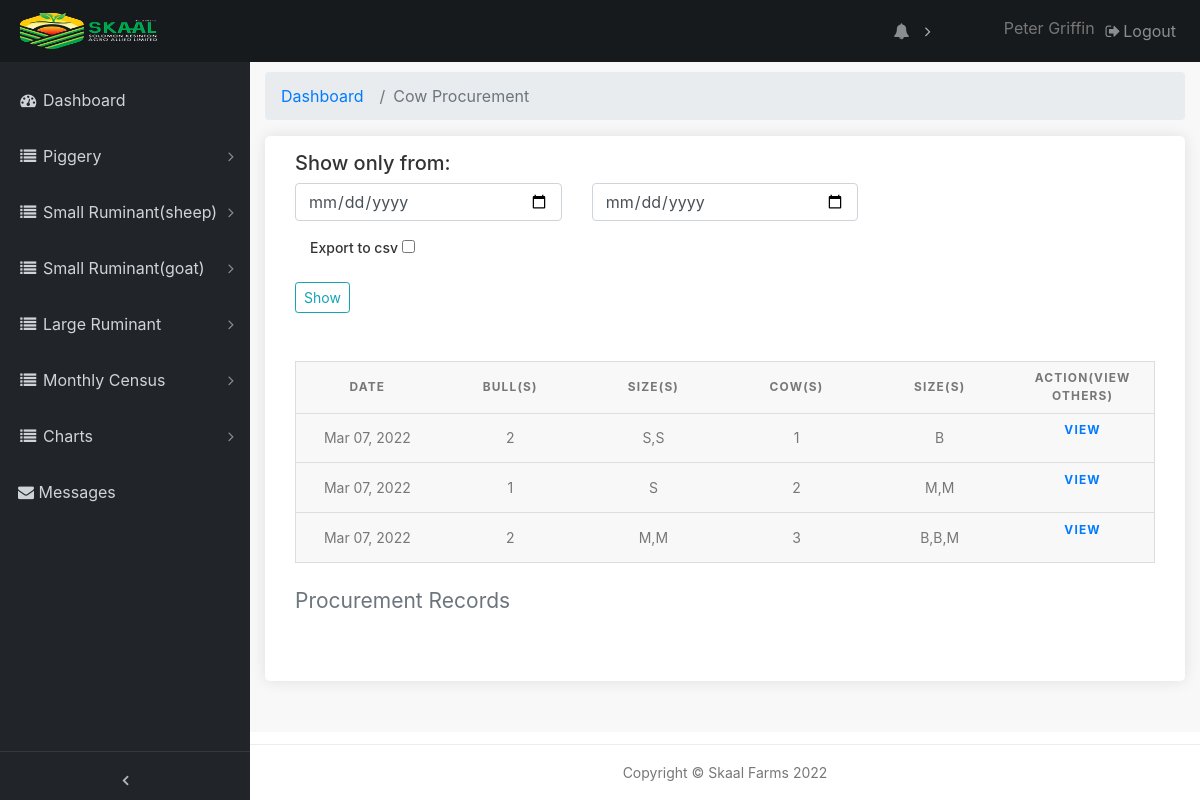
The page /pages/cow-procurement-records (signed in) on the database its author committed.
### farmrecord/models.py (models this page shows, shortened)
class CowProcurement(models.Model):
    date = models.DateTimeField(default=timezone.now)
    cow_num = models.IntegerField(verbose_name='Cow(s)', default=0)
    size = models.CharField(max_length=100, verbose_name='Size(s)', blank=True, null=True)
    bull_num = models.IntegerField(verbose_name='Bull(s)', default=0)
    size1 = models.CharField(max_length=100, verbose_name='Size(s)',null=True, blank=True)
    section = models.ForeignKey(Section, verbose_name='Section', related_name='category16', null=True, on_delete=models.CASCADE)
    export_to_CSV = models.BooleanField(default=False)

### farmrecord/views.py (the view)
# urls.py: path('cow-procurement-records', views.cow_procrec, name='cow_procrec'),
@login_required(login_url='/admin-page/login')
def cow_procrec(request):
    cow_prec = CowProcurement.objects.order_by('-date')
    query_form = CowprocFilter()
    paginated_filtercp = Paginator(cow_prec, 10)
    page_number = request.GET.get('page')
    cp_page_obj = paginated_filtercp.get_page(page_number)
    context = {
        'cp_page_obj': cow_prec,
        'q'    : query_form
    }
    context['cm_page_obj'] = cp_page_obj
    return render(request, 'cowprocrec.html', context)

### farmrecord/forms.py
class CowprocFilter(forms.ModelForm):
    date = forms.DateField(widget=forms.HiddenInput(), required=False)
    start_date = forms.DateField(
        widget=forms.TextInput(attrs={'class': 'form-control', 'type' : 'date', 'placeholder': 'From'}))
    end_date = forms.DateField(
        widget=forms.TextInput(attrs={'class': 'form-control', 'type' : 'date', 'placeholder': 'To'}))
    export_to_CSV = forms.BooleanField(required=False, label="Export to CSV")
    class Meta:
        model = CowProcurement
        fields =('date','export_to_CSV')

### templates/cowprocrec.html (shortened to what this page needs)
{% extends 'base.html' %}
{% load static %}
{% block content %}
  <div class="content-wrapper">
    <div class="container-fluid">
      <ol class="breadcrumb">
        <li class="breadcrumb-item">
          <a href="#">Dashboard</a>
        </li>
        <li class="breadcrumb-item active">Cow Procurement</li>
      </ol>
		<div class="box_general padding_bottom">
      <h5>Show only from:</h5>
      <form class="mb-5" action="{% url 'farmrecord:cowproc_filter' %}">
        <div class="row">
          <div class="col-lg-4 col-md-12 form-group">
            {{ q.start_date }}
          </div>
          <div class="col-lg-4 col-md-12 form-group">
            {{ q.end_date }}
          </div>
        </div>
        <div class="col-lg-12 col-md-12 form-group">
          <label for="">Export to csv</label>
          {{ q.export_to_CSV }}
        </div>
        <input type="submit" class="btn btn-outline-info btn-sm" value="Show">
      </form>
			<table>
        <caption>Procurement Records</caption>
        <thead>
          <tr>
            <th scope="col">Date</th>
            <th scope="col">Bull(s)</th>
            <th scope="col">Size(s)</th>
            <th scope="col">Cow(s)</th>
            <th scope="col">Size(s)</th>
            <th scope="col">ACTION(View others)</th>
          </tr>
        </thead>
        <tbody>
          {% if cp_page_obj %}
          {% for a in cp_page_obj %}
          <tr>
            <td data-label="Date">{{ a.date|date:"M d, Y" }}</td>
            <td data-label="Bull(s)">{{ a.bull_num }}</td>
            <td data-label="Size(s)">{{ a.size1 }}</td>
            <td data-label="Cow(s)">{{ a.cow_num }}</td>
            <td data-label="Size(s)">{{ a.size }}</td>
            <th data-label="Action" class="table"><a href="{% url 'farmrecord:cow_procrec_view' a.id %}" >View</a></th>
          {% endfor %}
          {% endif %}
          </tr>
        </tbody>
    </table>
		</div>
	  </div>
   	</div>
{% endblock %}

### templates/sidebar.html (shortened to what this page needs)
{% load static %}
{% load tz %}
<nav class="navbar navbar-expand-lg navbar-dark bg-default fixed-top" id="mainNav">
    <a class="navbar-brand" href="{% url 'farmrecord:index' %}"><img src="{% static 'img/image-trans-removebg3.png' %}" data-retina="true" alt="logo" width="150" height="36"></a>
    <div class="collapse navbar-collapse" id="navbarResponsive">
      <ul class="navbar-nav navbar-sidenav" id="exampleAccordion">
        <li class="nav-item" data-toggle="tooltip" data-placement="right" title="Dashboard">
          <a class="nav-link" href="{% url 'farmrecord:index' %}">
            <i class="fa fa-fw fa-dashboard"></i>
            <span class="nav-link-text">Dashboard</span>
          </a>
        </li>
		<li class="nav-item" data-toggle="tooltip" data-placement="right" title="My listings">
          <a class="nav-link nav-link-collapse collapsed" data-toggle="collapse" href="#mortality" data-parent="#mylistings">
            <i class="fa fa-fw fa-list"></i>
            <span class="nav-link-text">Piggery</span>
          </a>
    </li>
    <li class="nav-item" data-toggle="tooltip" data-placement="right" title="My listings">
          <a class="nav-link nav-link-collapse collapsed" data-toggle="collapse" href="#sheep" data-parent="#mylistings">
            <i class="fa fa-fw fa-list"></i>
            <span class="nav-link-text">Small Ruminant(sheep)</span>
          </a>
    </li>
<li class="nav-item" data-toggle="tooltip" data-placement="right" title="My listings">
  <a class="nav-link nav-link-collapse collapsed" data-toggle="collapse" href="#goat" data-parent="#mylistings">
    <i class="fa fa-fw fa-list"></i>
    <span class="nav-link-text">Small Ruminant(goat)</span>
  </a>
</li>
<li class="nav-item" data-toggle="tooltip" data-placement="right" title="My listings">
  <a class="nav-link nav-link-collapse collapsed" data-toggle="collapse" href="#cow" data-parent="#mylistings">
    <i class="fa fa-fw fa-list"></i>
    <span class="nav-link-text">Large Ruminant</span>
  </a>
</li>
<li class="nav-item" data-toggle="tooltip" data-placement="right" title="My listings">
  <a class="nav-link nav-link-collapse collapsed" data-toggle="collapse" href="#Procurement" data-parent="#mylistings">
    <i class="fa fa-fw fa-list"></i>
    <span class="nav-link-text">Monthly Census</span>
  </a>
</li>
        <li class="nav-item" data-toggle="tooltip" data-placement="right" title="My listingsc">
          <a class="nav-link nav-link-collapse collapsed" data-toggle="collapse" href="#chart" data-parent="#mylistingsc">
            <i class="fa fa-fw fa-list"></i>
            <span class="nav-link-text">Charts</span>
          </a>
        </li>
        <li class="nav-item" data-toggle="tooltip" data-placement="right" title="Dashboard">
          <a class="nav-link" href="{% url 'farmrecord:review_com' %}">
            <i class="fa fa-envelope" aria-hidden="true"></i>
            <span class="nav-link-text">Messages
          </span>
          </a>
        </li>
      </ul>
      <ul class="navbar-nav sidenav-toggler">
        <li class="nav-item">
          <a class="nav-link text-center" id="sidenavToggler">
            <i class="fa fa-fw fa-angle-left"></i>
          </a>
        </li>
      </ul>
      <ul class="navbar-nav ml-auto">
        <li class="nav-item dropdown mr-5">
          <a class="nav-link dropdown-toggle mr-lg-2" id="alertsDropdown" href="#" data-toggle="dropdown" aria-haspopup="true" aria-expanded="false">
            <i class="fa fa-fw fa-bell"></i>
          </a>
        </li>
        <li class="nav-item">
          <span style="line-height: 35px;">{{ request.user.get_full_name }}</span>
        </li>
        <li class="nav-item">
          <a class="nav-link" data-toggle="modal" data-target="#exampleModal">
            <i class="fa fa-fw fa-sign-out"></i>Logout</a>
        </li>
      </ul>
    </div>
  </nav>

### static/css/admin.css (style rules this page uses)
html { position: relative; min-height: 100%; }
body { overflow-x: hidden; }
body.sticky-footer { margin-bottom: 62px; }
body.sticky-footer .content-wrapper { min-height: calc(100vh - 62px - 62px); }
body.fixed-nav { padding-top: 56px; }
.content-wrapper { min-height: calc(100vh - 62px); padding-top: 1rem; }
#mainNav .navbar-collapse { overflow: auto; max-height: 75vh; }
#mainNav .navbar-collapse .navbar-nav .nav-item .nav-link { cursor: pointer; }
#mainNav .navbar-collapse .navbar-sidenav .nav-link-collapse:after { float: right; content: '\f107'; font-family: 'FontAwesome'; }
#mainNav .navbar-collapse .navbar-sidenav .nav-link-collapse.collapsed:after { content: '\f105'; }
#mainNav .navbar-collapse .sidenav-toggler { display: none; }
#mainNav .navbar-collapse .navbar-nav > .nav-item.dropdown > .nav-link { position: relative; min-width: 45px; }
#mainNav .navbar-collapse .navbar-nav > .nav-item.dropdown > .nav-link:after { float: right; width: auto; content: '\f105'; border: none; font-family: 'FontAwesome'; }
@media (min-width: 992px) { #mainNav .navbar-brand { width: 250px; } }
@media (min-width: 992px) { #mainNav .navbar-collapse { overflow: visible; max-height: none; } }
@media (min-width: 992px) { #mainNav .navbar-collapse .navbar-sidenav { position: absolute; top: 0; left: 0; overflow-x: hidden; overflow-y: auto; -webkit-flex-direction: column; -ms-flex-direction: column; flex-direction: column; margin-top: 62px; } }
@media (min-width: 992px) { #mainNav .navbar-collapse .navbar-sidenav > .nav-item { width: 250px; padding: 0; } }
@media (min-width: 992px) { #mainNav .navbar-collapse .navbar-sidenav > .nav-item > .nav-link { padding: 1em; padding-left: 18px; } }
@media (min-width: 992px) { #mainNav .navbar-collapse .navbar-nav > .nav-item.dropdown > .nav-link { min-width: 0; } }
@media (min-width: 992px) { #mainNav .navbar-collapse .navbar-nav > .nav-item.dropdown > .nav-link:after { width: 24px; text-align: center; } }
#mainNav.fixed-top .sidenav-toggler { display: none; }
@media (min-width: 992px) { #mainNav.fixed-top .navbar-sidenav { height: calc(100vh - 111px); } }
@media (min-width: 992px) { #mainNav.fixed-top .sidenav-toggler { position: absolute; top: 0; left: 0; display: flex; overflow-x: hidden; overflow-y: auto; -webkit-flex-direction: column; -ms-flex-direction: column; flex-direction: column; margin-top: calc(100vh - 49px); } }
@media (min-width: 992px) { #mainNav.fixed-top .sidenav-toggler > .nav-item { width: 250px; padding: 0; } }
@media (min-width: 992px) { #mainNav.fixed-top .sidenav-toggler > .nav-item > .nav-link { padding: 1em; } }
#mainNav.fixed-top.navbar-dark .sidenav-toggler { background-color: #212529; border-top: 1px solid #343a40; }
#mainNav.fixed-top.navbar-dark .sidenav-toggler a i { color: #adb5bd; }
.content-wrapper { overflow-x: hidden; background: white; }
@media (min-width: 992px) { .content-wrapper { margin-left: 250px; } }
#sidenavToggler i { font-weight: 800; }
#mainNav.navbar-dark .navbar-collapse .navbar-sidenav .nav-link-collapse:after { color: #868e96; }
#mainNav.navbar-dark .navbar-collapse .navbar-sidenav > .nav-item > .nav-link { color: #ced4da; }
#mainNav.navbar-dark .navbar-collapse .navbar-nav > .nav-item.dropdown > .nav-link:after { color: #adb5bd; }
@media (min-width: 992px) { #mainNav.navbar-dark .navbar-collapse .navbar-sidenav { background: #212529; padding-top: 10px; } }
body { background: #f8f8f8; color: #777 !important; font-family: "Poppins", Helvetica, sans-serif; font-size: 14px; font-size: 0.875rem; }
.content-wrapper { background: #f8f8f8; }
h1, h2, h3, h4, h5, h6 { color: #333 !important; }
a { color: #0054a6; text-decoration: none; -moz-transition: all 0.5s ease-in-out; -o-transition: all 0.5s ease-in-out; -webkit-transition: all 0.5s ease-in-out; -ms-transition: all 0.5s ease-in-out; transition: all 0.5s ease-in-out; outline: none; }
.bg-default { background-color: #171a1d; }
.form-group label { font-weight: 500; color: #333; }
.form-control { font-size: 14px; font-size: 0.875rem; padding: .65rem; }
.box_general { background-color: #fff; padding: 15px 30px 0 30px; -webkit-border-radius: 5px; -moz-border-radius: 5px; -ms-border-radius: 5px; border-radius: 5px; margin-bottom: 30px; color: #777; font-size: 14px; font-size: 0.875rem; -webkit-box-shadow: 0px 0px 15px 0px rgba(0, 0, 0, 0.1); -moz-box-shadow: 0px 0px 15px 0px rgba(0, 0, 0, 0.1); box-shadow: 0px 0px 15px 0px rgba(0, 0, 0, 0.1); }
.box_general.padding_bottom { padding-bottom: 20px; }

### rows shown on the page
CowProcurement: date "Mar 07, 2022", bull_num "2", size1 "S,S", cow_num "1", size "B"
CowProcurement: date "Mar 07, 2022", bull_num "1", size1 "S", cow_num "2", size "M,M"
CowProcurement: date "Mar 07, 2022", bull_num "2", size1 "M,M", cow_num "3", size "B,B,M"

### other values the page prints
{{ request.user.get_full_name }} "Peter Griffin"
